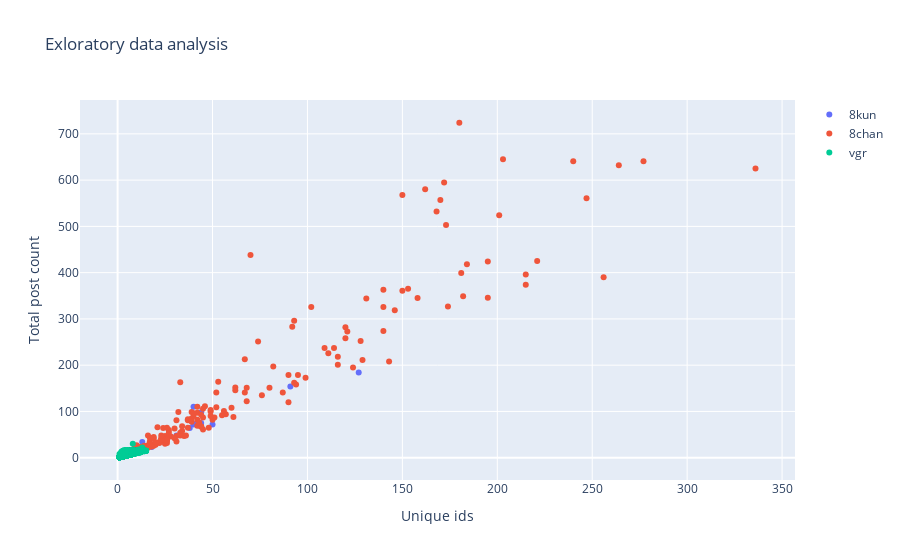

Notebook code cell kept with this figure:
### Markdown cell above
## Exploratory data analysis
In the scatterplot we can understand the data better. 
Even though there is more data for the vgr dataset, the total post count and number of unique IDs per thread was highest on 8chan.
This indicates that threads in this forum might be more engaging for its users than the ones from the vgr dataset.
The high engagement of different users per thread is even more impressive considering that the duplicates were removed, as the 8chan dataset is reduced to 1% of its original size.

In general, even the 8kun dataset had more engagement than vgr.
(As the order of magnitude is very different, select on the legend on the right the dataset you can to see)

### Code cell
# Exploratory data analysis
def create_forum_descriptive(df):
  """
  Creating an aggregated DataFrame for analysis from the column 'text'.
  Input: DataFrame with the columns: thread_title, text, poster_id
  Outputs: 
    text: all the discussions for a thread_title
    Unique_ids: Number of unique ids per thread_title
    Total_post_count: Sum of posts per thread_title
  """
  df_desc = df.groupby('thread_title').agg({"text": lambda x: ' '.join(x), 'poster_id': ['nunique', 'count']}).reset_index()
  df_desc.columns = df_desc.columns.map('_'.join)
  df_desc.columns = ['thread_title', 'text', 'Unique_ids', 'Total_post_count']
  df_desc["posts_per_user"] = df_desc["Total_post_count"]/df_desc["Unique_ids"]
  return df_desc

df_8kun_desc = create_forum_descriptive(df_8kun)
df_8chan_desc = create_forum_descriptive(df_8chan)
df_vgr_desc = create_forum_descriptive(df_vgr)

fig = go.Figure()

fig.add_trace(go.Scatter(x=df_8kun_desc['Unique_ids'], y=df_8kun_desc['Total_post_count'], name='8kun',
 mode='markers', #marker=dict(size=df_8kun_desc['len_sum']/100000),
 text=df_8kun_desc['thread_title'], hovertemplate='%{text}<br>%{x} unique ids<br>%{y} total posts'))

fig.add_trace(go.Scatter(x=df_8chan_desc['Unique_ids'], y=df_8chan_desc['Total_post_count'], name='8chan',
 mode='markers', #marker=dict(size=df_8chan_desc['len_sum']/100000),
 text=df_8chan_desc['thread_title'], hovertemplate='%{text}<br>%{x} unique ids<br>%{y} total posts'))

fig.add_trace(go.Scatter(x=df_vgr_desc['Unique_ids'], y=df_vgr_desc['Total_post_count'], name='vgr',
 mode='markers', #marker=dict(size=df_vgr_desc['len_sum']/100000),
 text=df_vgr_desc['thread_title'], hovertemplate='%{text}<br>%{x} unique ids<br>%{y} total posts'))

# Set layout and display the figure
fig.update_layout(title='Exloratory data analysis', xaxis_title='Unique ids', yaxis_title='Total post count')
fig.show()

### Figure 1 — Plotly figure (JSON) as saved in the notebook; plotly's stock layout.template omitted (floating-point values rounded to 4 significant figures; data arrays with more than 128 entries replaced by an {"elided": "..."} marker saying what was removed)
{"data": [{"hovertemplate": "%{text}<br>%{x} unique ids<br>%{y} total posts", "mode": "markers", "name": "8kun", "text": [" Black Lives Splatter Game", " Last of Us 2 Armstrong meme webm/WEBM Thread ", "/agdg/ thread!", "8chan ultimatum", "Best Game", "Best Video Game", "Bloodstained Lewdposting", "Debug Build of Minecraft UWP", "Did he really die.", "Discord", "Everyone loves Meg Jayanth", "Free MMO 250 Player First Person Shooter", "Free stuff I guess", "Gamergate General Thread 2.0", "Genshin Impact", "Gravity Rush", "Happening: 8chan might get deplatformed again", "Hotline miami ", "ITT we poorly describe video games and others try to guess what they are.", "Japanese Learning Thread: End of Japangelion Edition", "KC/int/ Minecraft Server", "Kirby NSFW Art", "Lady Dimitrescu RE8", "Mario Sunshine ", "Mark Mann thread", "Mass Effect 1,2&3 in 4k", "Master yi is an assasin", "Minecraft bedrock is best bedrock bitches", "My take in Video Games", "Overwatch is Rigged", "Portal 2: Community Edition leak", "QTDDTOT - Random Questions", "RES9 location ideas", "SS13 Hippie Station CKEY:CID Database Leak", "Sifu", "So Mojang just blackmailed Yuti into taking a mod for having bondage references", "Sony VP fired after appearing in pedophile sting video", "Splatoon Thread - Dawn of a New Day Edition", "Things that you hate in video games", "To menchilds/womenchilds", "Today I will explain some new forms of oppression.", "Video game", "Who is the hottest Vidya girl", "Why is big tech removing pics/vids of females skateboarding/longboarding in flats?", "how do we reunite /v/?", "snootgame", "what the fuck is wrong with sonic?"], "type": "scatter", "x": [127, 50, 38, 2, 3, 1, 11, 1, 1, 2, 1, 2, 12, 6, 24, 6, 40, 3, 44, 41, 7, 2, 3, 3, 2, 16, 1, 1, 1, 1, 1, 40, 6, 2, 1, 4, 1, 91, 44, 1, 1, 1, 44, 1, 31, 13, 18], "y": [184, 72, 64, 2, 3, 1, 17, 1, 1, 6, 1, 2, 19, 6, 35, 8, 72, 3, 98, 73, 7, 2, 9, 3, 2, 25, 1, 1, 1, 1, 1, 110, 8, 2, 1, 4, 1, 154, 68, 1, 1, 1, 75, 1, 48, 34, 23]}, {"hovertemplate": "%{text}<br>%{x} unique ids<br>%{y} total posts", "mode": "markers", "name": "8chan", "text": {"elided": "183 str values"}, "type": "scatter", "x": {"elided": "183 int values"}, "y": {"elided": "183 int values"}}, {"hovertemplate": "%{text}<br>%{x} unique ids<br>%{y} total posts", "mode": "markers", "name": "vgr", "text": {"elided": "4184 str values"}, "type": "scatter", "x": {"elided": "4184 int values"}, "y": {"elided": "4184 int values"}}], "layout": {"title": {"text": "Exloratory data analysis"}, "xaxis": {"title": {"text": "Unique ids"}}, "yaxis": {"title": {"text": "Total post count"}}}}
